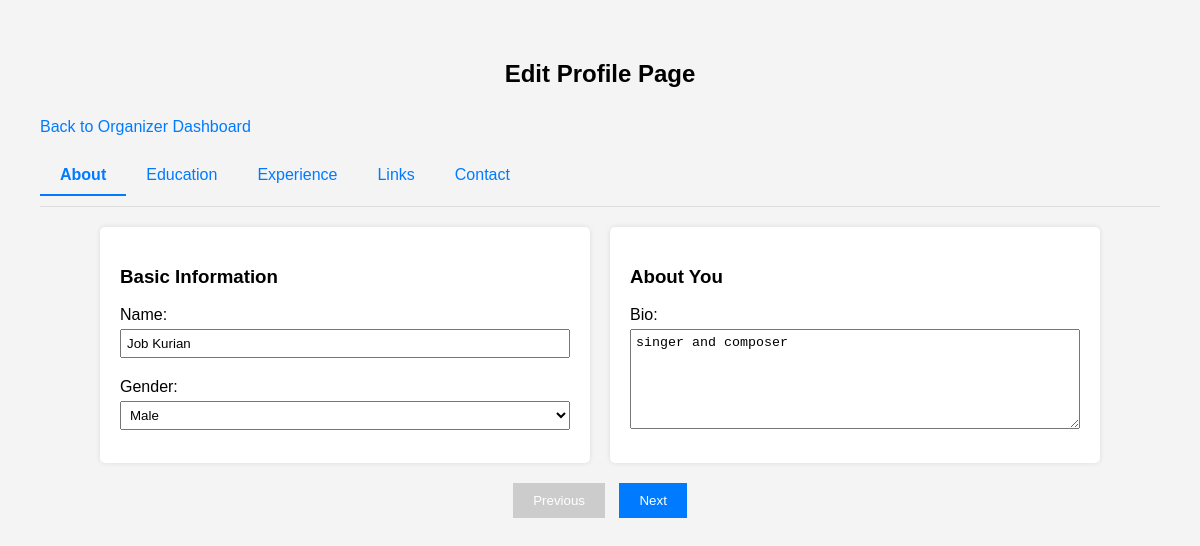
Page /User/profile/edit/1/ (signed in) on the earlier database version.
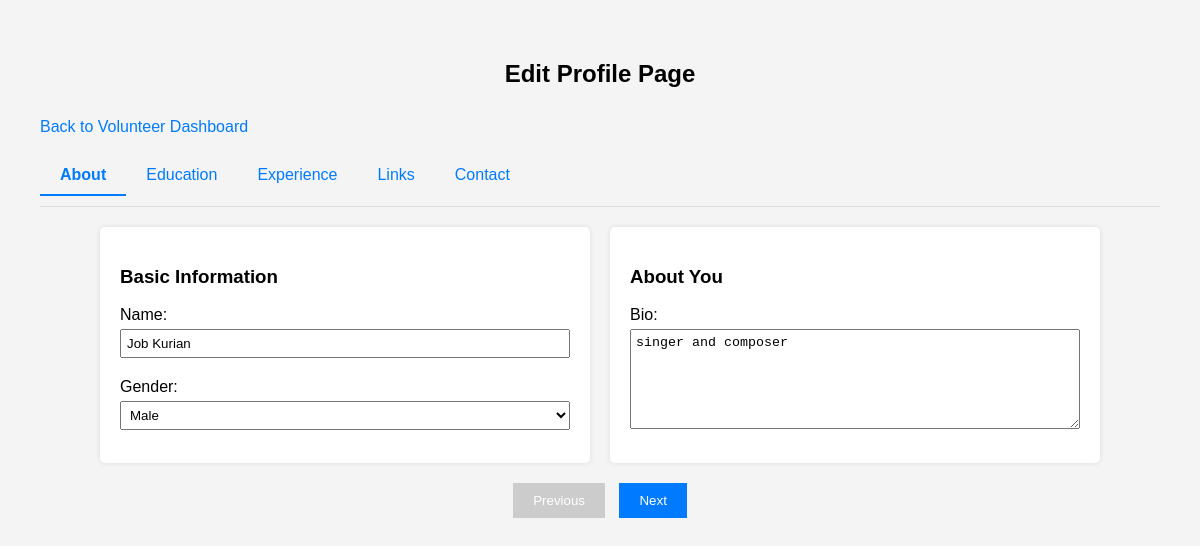
Same page on the later database version.
### User/views.py (the view, shortened to what this page needs)
# urls.py: path('profile/edit/<int:page>/', views.edit_profile, name='edit_profile'),
def edit_profile(request, page=1):
    if 'u_id' not in request.session:
        return redirect('Guest:login')
    user = tbl_user.objects.get(id=request.session['u_id'])
    if page < 1 or page > 5:
        page = 1
    months = [
        "January", "February", "March", "April", "May", "June",
        "July", "August", "September", "October", "November", "December"
    ]
    years = [str(year) for year in range(2020, 2031)]
    return render(request, 'User/edit_profile.html', {  # Update template path to User/
        'user': user,
        'page': page,
        'user_type': user.user_type,
        'months': months,
        'years': years,
    })

### User/templates/User/edit_profile.html (shortened to what this page needs)
<!DOCTYPE html>
<html lang="en">
<head>
</head>
<body>
    <h2>Edit Profile Page</h2>
    {% if user_type == "organizer" %}
        <a href="{% url 'User:organizer_dashboard' %}">Back to Organizer Dashboard</a>
    {% elif user_type == "volunteer" %}
        <a href="{% url 'User:volunteer_dashboard' %}">Back to Volunteer Dashboard</a>
    {% else %}
        <a href="{% url 'User:volunteer_dashboard' %}">Back to Volunteer Dashboard</a>
    {% endif %}
    <div class="tabs">
        <a href="{% url 'User:edit_profile' 1 %}" class="{% if page == 1 %}active{% endif %}">About</a>
        <a href="{% url 'User:edit_profile' 2 %}" class="{% if page == 2 %}active{% endif %}">Education</a>
        <a href="{% url 'User:edit_profile' 3 %}" class="{% if page == 3 %}active{% endif %}">Experience</a>
        <a href="{% url 'User:edit_profile' 4 %}" class="{% if page == 4 %}active{% endif %}">Links</a>
        <a href="{% url 'User:edit_profile' 5 %}" class="{% if page == 5 %}active{% endif %}">Contact</a>
    </div>
    <form method="post">
        <div class="container">
            {% if page == 1 %}
                <div class="section">
                    <h3>Basic Information</h3>
                    <label for="user_name">Name:</label>
                    <input type="text" name="user_name" id="user_name" value="{{ user.user_name }}" data-field="user_name">
                    <label for="user_gender">Gender:</label>
                    <select name="user_gender" id="user_gender" data-field="user_gender">
                        <option value="Male" {% if user.user_gender == "Male" %}selected{% endif %}>Male</option>
                    </select>
                </div>
                <div class="section">
                    <h3>About You</h3>
                    <label for="user_bio">Bio:</label>
                    <textarea name="user_bio" id="user_bio" data-field="user_bio">{{ user.user_bio }}</textarea>
                </div>
            {% endif %}
        </div>
        <div class="nav-buttons">
            <button type="submit" name="previous" {% if page == 1 %}disabled{% endif %}>Previous</button>
            <button type="submit" name="next" {% if page == 5 %}disabled{% endif %}>Next</button>
        </div>
    </form>
</body>
</html>

Differences in the rows shown:
changed tbl_user "Job Kurian": user_type "organizer" → "both" (drawn)
Other differences:
text no longer shown: "Back to Organizer Dashboard"
text now shown: "Back to Volunteer Dashboard"
